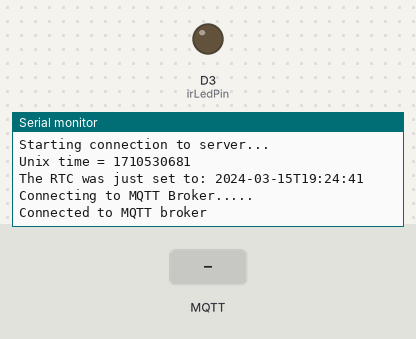
A sketch run on a simulated Arduino Uno R4 WiFi. On the bench: output pins drawn as LEDs (lit = HIGH), the last lines printed to the serial monitor. Inputs (shaded band) come from the test bench. WiFi joins after 1.5 s; servers stay silent unless stated; network time is answered at once with the bench clock; the local clock reads 2024-03-15 10:24:30 at power-on unless the sketch sets it; no MQTT or app messages arrive unless stated.

Above: at 12.7 s.
12.8 s: MQTT message "1" arrives on the first subscribed topic
At 14.0 s:
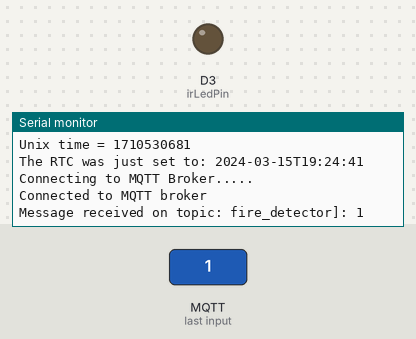
14.3 s: MQTT message "on" arrives on the first subscribed topic
At 15.4 s:
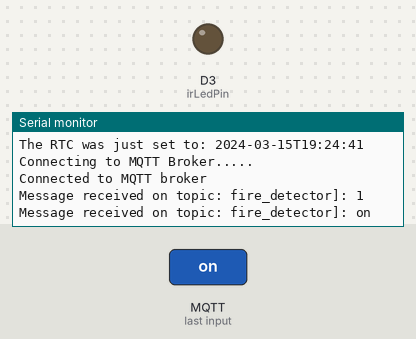
15.8 s: MQTT message "off" arrives on the first subscribed topic
At 16.5 s:
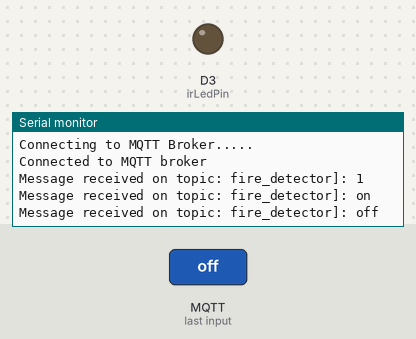

Measured:
- after the input at 12.8 s, the serial monitor: prints a new line at once (image 1)
- after the input at 14.3 s, the serial monitor: prints a new line at once (image 2)
- after the input at 15.8 s, the serial monitor: prints a new line at once (image 3)

The sketch:

MQTTWithRTC.ino
```cpp
/**
 * RTC_NTPSync
 *
 * This example shows how to set the RTC (Real Time Clock) on the Portenta C33 / UNO R4 WiFi
 * to the current date and time retrieved from an NTP server on the Internet (pool.ntp.org).
 * Then the current time from the RTC is printed to the Serial port.
 *
 * Instructions:
 * 1. Download the NTPClient library (https://github.com/arduino-libraries/NTPClient) through the Library Manager
 * 2. Change the WiFi credentials in the arduino_secrets.h file to match your WiFi network.
 * 3. Upload this sketch to Portenta C33 / UNO R4 WiFi.
 * 4. Open the Serial Monitor.
 *
 * Initial author: Sebastian Romero @sebromero
 *
 * Find the full UNO R4 WiFi RTC documentation here:
 * https://docs.arduino.cc/tutorials/uno-r4-wifi/rtc
 */

// Include the RTC library
#include "RTC.h"

//Include the NTP library
#include <NTPClient.h>

#if defined(ARDUINO_PORTENTA_C33)
#include <WiFiC3.h>
#elif defined(ARDUINO_UNOWIFIR4)
#include <WiFiS3.h>
#endif

#include <PubSubClient.h>
#include "WiFiSSLClient.h"
#include <WiFiUdp.h>
#include <DHT.h>

// WiFi credentials
const char *ssid = "ASUS";             // Replace with your WiFi name
const char *pass = "ares616>@++";   // Replace with your WiFi password

// MQTT Broker settings
const int mqtt_port = 8883;  // MQTT port (TLS)
const char *mqtt_broker = "fbb1763c.ala.us-east-1.emqxsl.com";  // EMQX broker endpoint
const char *mqtt_topic = "fire_detector";     // MQTT topic
const char *mqtt_username = "capstone";  // MQTT username for authentication
const char *mqtt_password = "1234";  // MQTT password for authentication

// WiFi and MQTT client initialization
WiFiSSLClient client;
PubSubClient mqtt_client(client);

int wifiStatus = WL_IDLE_STATUS;
WiFiUDP Udp; // A UDP instance to let us send and receive packets over UDP
NTPClient timeClient(Udp);

static const char ca_cert[] PROGMEM = R"EOF(
-----BEGIN CERTIFICATE-----
MIIDrzCCApegAwIBAgIQCDvgVpBCRrGhdWrJWZHHSjANBgkqhkiG9w0BAQUFADBh
MQswCQYDVQQGEwJVUzEVMBMGA1UEChMMRGlnaUNlcnQgSW5jMRkwFwYDVQQLExB3
d3cuZGlnaWNlcnQuY29tMSAwHgYDVQQDExdEaWdpQ2VydCBHbG9iYWwgUm9vdCBD
QTAeFw0wNjExMTAwMDAwMDBaFw0zMTExMTAwMDAwMDBaMGExCzAJBgNVBAYTAlVT
MRUwEwYDVQQKEwxEaWdpQ2VydCBJbmMxGTAXBgNVBAsTEHd3dy5kaWdpY2VydC5j
b20xIDAeBgNVBAMTF0RpZ2lDZXJ0IEdsb2JhbCBSb290IENBMIIBIjANBgkqhkiG
9w0BAQEFAAOCAQ8AMIIBCgKCAQEA4jvhEXLeqKTTo1eqUKKPC3eQyaKl7hLOllsB
CSDMAZOnTjC3U/dDxGkAV53ijSLdhwZAAIEJzs4bg7/fzTtxRuLWZscFs3YnFo97
nh6Vfe63SKMI2tavegw5BmV/Sl0fvBf4q77uKNd0f3p4mVmFaG5cIzJLv07A6Fpt
43C/dxC//AH2hdmoRBBYMql1GNXRor5H4idq9Joz+EkIYIvUX7Q6hL+hqkpMfT7P
T19sdl6gSzeRntwi5m3OFBqOasv+zbMUZBfHWymeMr/y7vrTC0LUq7dBMtoM1O/4
gdW7jVg/tRvoSSiicNoxBN33shbyTApOB6jtSj1etX+jkMOvJwIDAQABo2MwYTAO
BgNVHQ8BAf8EBAMCAYYwDwYDVR0TAQH/BAUwAwEB/zAdBgNVHQ4EFgQUA95QNVbR
TLtm8KPiGxvDl7I90VUwHwYDVR0jBBgwFoAUA95QNVbRTLtm8KPiGxvDl7I90VUw
DQYJKoZIhvcNAQEFBQADggEBAMucN6pIExIK+t1EnE9SsPTfrgT1eXkIoyQY/Esr
hMAtudXH/vTBH1jLuG2cenTnmCmrEbXjcKChzUyImZOMkXDiqw8cvpOp/2PV5Adg
06O/nVsJ8dWO41P0jmP6P6fbtGbfYmbW0W5BjfIttep3Sp+dWOIrWcBAI+0tKIJF
PnlUkiaY4IBIqDfv8NZ5YBberOgOzW6sRBc4L0na4UU+Krk2U886UAb3LujEV0ls
YSEY1QSteDwsOoBrp+uvFRTp2InBuThs4pFsiv9kuXclVzDAGySj4dzp30d8tbQk
CAUw7C29C79Fv1C5qfPrmAESrciIxpg0X40KPMbp1ZWVbd4=
-----END CERTIFICATE-----
)EOF";

const int flameSensorPin = 0; // 불꽃 감지 센서 핀
const int irLedPin = 3; // 적외선 송신 모듈 핀
DHT dht(1, DHT22); // 온습도 센서 핀

void printWifiStatus() {
  // print the SSID of the network you're attached to:
  Serial.print("SSID: ");
  Serial.println(WiFi.SSID());

  // print your board's IP address:
  IPAddress ip = WiFi.localIP();
  Serial.print("IP Address: ");
  Serial.println(ip);

  // print the received signal strength:
  long rssi = WiFi.RSSI();
  Serial.print("signal strength (RSSI):");
  Serial.print(rssi);
  Serial.println(" dBm");
}

void connectToWiFi(){
  // check for the WiFi module:
  if (WiFi.status() == WL_NO_MODULE) {
    Serial.println("Communication with WiFi module failed!");
    // don't continue
    while (true);
  }

  String fv = WiFi.firmwareVersion();
  if (fv < WIFI_FIRMWARE_LATEST_VERSION) {
    Serial.println("Please upgrade the firmware");
  }

  // attempt to connect to WiFi network:
  while (wifiStatus != WL_CONNECTED) {
    Serial.print("Attempting to connect to SSID: ");
    Serial.println(ssid);
    // Connect to WPA/WPA2 network. Change this line if using open or WEP network:
    wifiStatus = WiFi.begin(ssid, pass);

    // wait 10 seconds for connection:
    delay(10000);
  }

  Serial.println("Connected to WiFi");
  printWifiStatus();
}

void connectToMQTT() {
    client.setCACert(ca_cert);
    while (!mqtt_client.connected()) {
        String client_id = "esp8266-client-1234";
        Serial.println("Connecting to MQTT Broker.....");
        if (mqtt_client.connect(client_id.c_str(), mqtt_username, mqtt_password)) {
            Serial.println("Connected to MQTT broker");
            mqtt_client.subscribe(mqtt_topic);
            // Publish message upon successful connection
            mqtt_client.publish(mqtt_topic, "Hi EMQX I'm ESP8266 ^^");
        } else {
            Serial.print("Failed to connect to MQTT broker, rc=");
            Serial.println(mqtt_client.state());
            delay(5000);
        }
    }
}

void mqttCallback(char *topic, byte *payload, unsigned int length) {
    Serial.print("Message received on topic: ");
    Serial.print(topic);
    Serial.print("]: ");
    for (int i = 0; i < length; i++) {
        Serial.print((char) payload[i]);
    }
    Serial.println();
}

void setup(){
  Serial.begin(9600);
  while (!Serial);

  connectToWiFi();
  RTC.begin();
  Serial.println("\nStarting connection to server...");
  timeClient.begin();
  timeClient.update();

  // Get the current date and time from an NTP server and convert
  // it to UTC +2 by passing the time zone offset in hours.
  // You may change the time zone offset to your local one.
  auto timeZoneOffsetHours = 9;
  auto unixTime = timeClient.getEpochTime() + (timeZoneOffsetHours * 3600);
  Serial.print("Unix time = ");
  Serial.println(unixTime);
  RTCTime timeToSet = RTCTime(unixTime);
  RTC.setTime(timeToSet);

  // Retrieve the date and time from the RTC and print them
  RTCTime currentTime;
  RTC.getTime(currentTime);
  Serial.println("The RTC was just set to: " + String(currentTime));

  mqtt_client.setServer(mqtt_broker, mqtt_port);
  mqtt_client.setCallback(mqttCallback);
  connectToMQTT();

  pinMode(flameSensorPin, INPUT); // 불꽃 센서 입력모드 설정
  pinMode(irLedPin, OUTPUT); // 적외선 송신 모듈 출력모드 설정
  dht.begin(); // 온습도 센서 동작
}

void loop(){
  timeClient.update();

  if (!mqtt_client.connected()) {
      connectToMQTT();
  }
  mqtt_client.loop();
}
```
